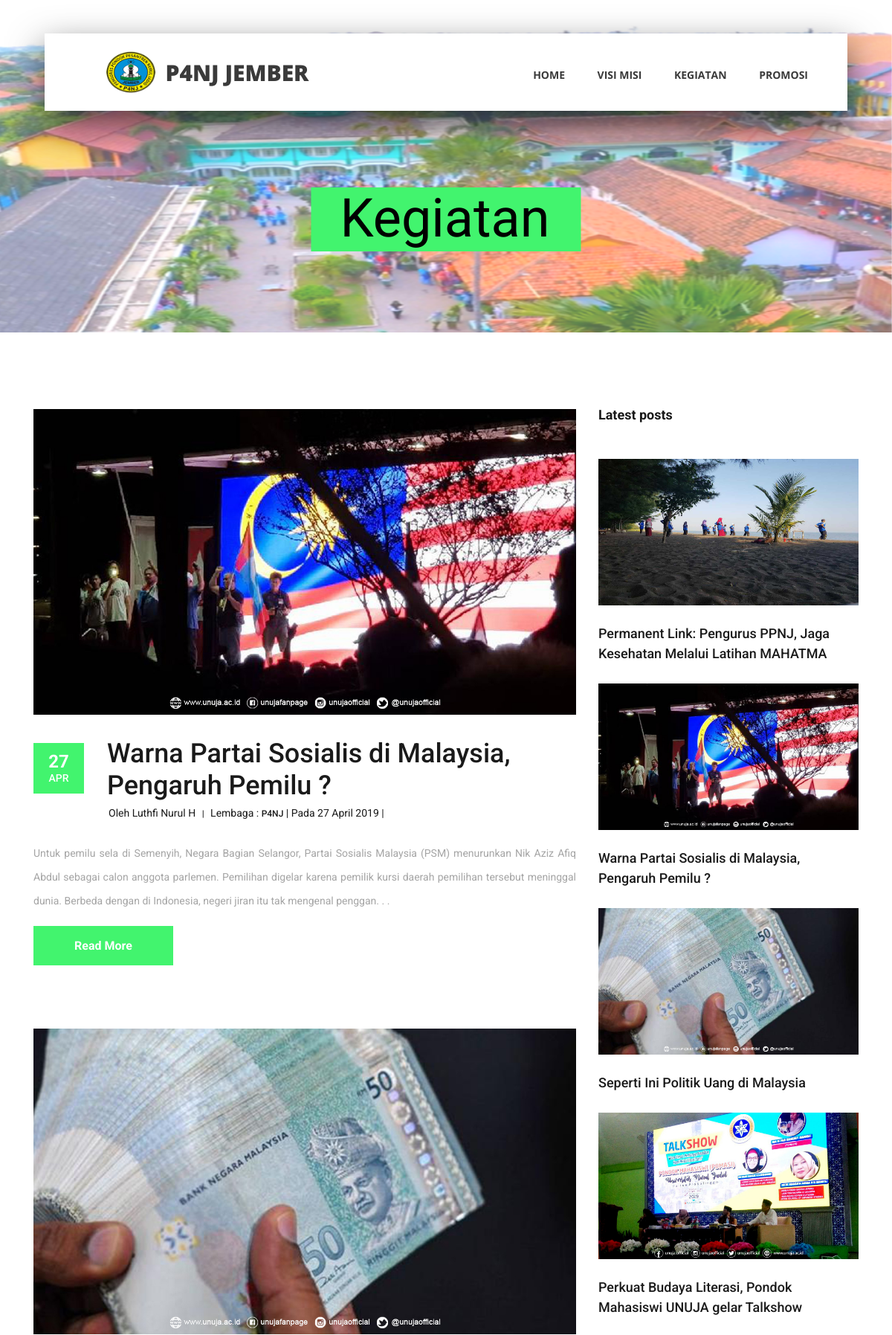
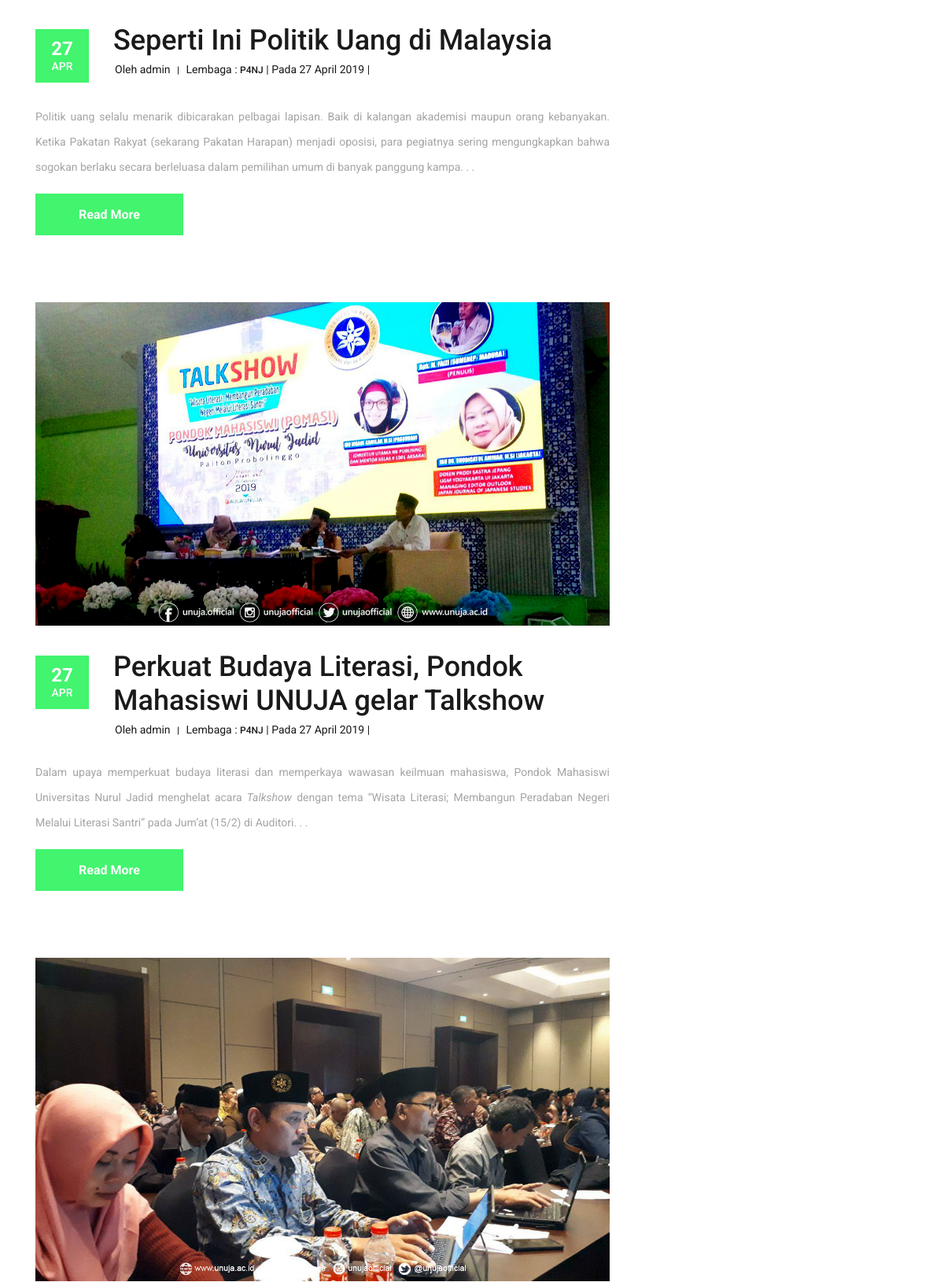
Page /kegiatan/lembaga/2 (upper part) on the committed database (2 pictures, top to bottom).
### tables this page shows
CREATE TABLE `tb_kegiatan` (
  `id_kegiatan` int(11) NOT NULL,
  `judul_kegiatan` varchar(200) NOT NULL,
  `slug` varchar(100) NOT NULL,
  `deskripsi` text NOT NULL,
  `status` varchar(20) NOT NULL,
  `id_lembaga_alumni` int(11) NOT NULL,
  `foto_kegiatan` varchar(100) NOT NULL,
  `jenis_kegiatan` varchar(20) NOT NULL,
  `author` int(11) NOT NULL,
  `tanggal_posting` date NOT NULL
);

CREATE TABLE `tb_alumni` (
  `id_alumni` int(11) NOT NULL,
  `no_ktp` varchar(17) NOT NULL,
  `nama` varchar(20) NOT NULL,
  `id_kecamatan` int(11) NOT NULL,
  `id_desa` int(11) NOT NULL,
  `alamat` varchar(255) NOT NULL,
  `telepon` char(12) NOT NULL,
  `thn_mondok` char(4) NOT NULL,
  `thn_keluar` char(4) NOT NULL,
  `pekerjaan` varchar(20) NOT NULL,
  `bidang_usaha` varchar(20) NOT NULL,
  `akun_fb` varchar(20) NOT NULL,
  `email` varchar(100) NOT NULL,
  `username` varchar(50) NOT NULL,
  `password` varchar(100) NOT NULL,
  `foto` varchar(255) NOT NULL,
  `foto_usaha` varchar(100) NOT NULL
);

CREATE TABLE `tb_lembaga_alumni` (
  `id_lembaga_alumni` int(11) NOT NULL,
  `nama_lembaga` varchar(50) NOT NULL,
  `status` enum('Y','N') NOT NULL,
  `logo` varchar(100) NOT NULL
);

### application/controllers/Kegiatan.php (called while the page is built, shortened)
<?php
class Kegiatan extends CI_Controller
{
	public function lembaga($id, $offset=0)
	{
		$data['title'] = "Kegiatan - P4NJ JEMBER";
		$data['jml_kegiatan'] = $this->App_model->ambil_data_by_id_result('tb_kegiatan','id_lembaga_alumni',$id,'id_kegiatan');
		$jml = count($data['jml_kegiatan']);
		$data['offset']=$offset;
		$config['total_rows'] = $jml;
		$config['base_url'] = base_url()."kegiatan/lembaga/$id";
		$config['per_page'] = 4;
		$config['full_tag_open']="<ul>";
		$config['full_tag_close']="</ul>";
		$config['num_tag_open']="<li class='text-center trans_200' style='background-color: #42f46e'>";
		$config['num_tag_close']="</li>";
		$config['next_tag_open']="<li class='text-center trans_200' style='background-color: #42f46e'>";
		$config['next_tag_close']="</li>";
		$config['prev_tag_open']="<li class='text-center trans_200' style='background-color: #42f46e'>";
		$config['prev_tag_close']="</li>";
		$config['first_tag_open']="<li class='text-center trans_200' style='background-color: #42f46e'>";
		$config['first_tag_close']="</li class='text-center trans_200' style='background-color: #42f46e'>";
		$config['last_tag_open']="<li>";
		$config['last_tag_close']="</li class='text-center trans_200' style='background-color: #42f46e'>";
		$config['cur_tag_open']="<li class='text-center trans_200' style='background-color: #7af442'><a href='#'>";
		$config['cur_tag_close']="</a></li>";
		$this->pagination->initialize($config);
		$data['halaman'] = $this->pagination->create_links();
		$data['kegiatan_id'] = $this->App_model->ambil_data_by_id_with_pagination($config['per_page'],$offset,$id);
		$data['kegiatan'] = $this->App_model->ambil_data_limit_recent('tb_kegiatan','id_kegiatan');
		$this->load->view('halamanutama/Header', $data);
		$this->load->view('halamanutama/KegiatanById', $data);
		$this->load->view('halamanutama/Footer');
	}
}
?>

### index.php (called while the page is built, shortened)
<?php
require_once BASEPATH.'core/CodeIgniter.php';

### application/models/App_model.php (called while the page is built, shortened)
<?php
class App_model extends CI_Model
{
    public function ambil_data_by_id_with_pagination($perpage,$offset,$id)
    {
        $query = $this->db->select('*')
                          ->from('tb_kegiatan')
                          ->join('tb_lembaga_alumni','tb_kegiatan.id_lembaga_alumni = tb_lembaga_alumni.id_lembaga_alumni')
                          ->where('tb_kegiatan.id_lembaga_alumni', $id)
                          ->order_by('id_kegiatan', 'DESC')
                          ->get('',$perpage,$offset)->result_array();
        return $query;
    }
    public function ambil_data_limit_recent($table, $params)
    {
        return $this->db->order_by($params, 'DESC')->limit(4)->get($table)->result_array();
    }
    public function ambil_data_by_id_result($table, $field, $id, $order)
    {
    	return $this->db->order_by($order, 'DESC')->get_where($table, array($field => $id))->result_array();
    }
}
 ?>

### application/views/halamanutama/KegiatanById.php (the view, shortened to what this page needs)
<div class="news">
	<div class="container">
		<div class="row">
			<div class="col-lg-8">
				<div class="news_posts">
					<?php
					foreach ($kegiatan_id as $k) {
						if ($k['author'] == 0) {
							$ad = $this->db->query("SELECT * FROM administrator WHERE id = '1'")->row_array();
						} else {
							$ad = $this->db->query("SELECT * FROM tb_alumni WHERE id_alumni = '$k[author]'")->row_array();
						}
						?>
						<div class="news_post">
							<div class="news_post_image">
								<img src="<?=base_url()?>assets/foto/kegiatan/<?=$k['foto_kegiatan']?>" alt="">
							</div>
							<div class="news_post_top d-flex flex-column flex-sm-row">
								<div class="news_post_date_container">
									<div class="news_post_date d-flex flex-column align-items-center justify-content-center" style="background-color: #42f46e">
										<div><?=substr($k['tanggal_posting'],8,2)?></div>
										<div><?=substr(date('F', strtotime($k['tanggal_posting'])),0 ,3)?></div>
									</div>
								</div>
								<div class="news_post_title_container">
									<div class="news_post_title">
										<a href="<?=base_url()?>kegiatan/detail/<?=$k['slug']?>"><?=$k['judul_kegiatan']?></a>
									</div>
									<div class="news_post_meta">
										<span class="news_post_author">Oleh
											<?php
												if ($k['author'] == 0) {
													echo $ad['username'];
												} else {
													$adm = $this->db->query("SELECT * FROM tb_alumni WHERE id_alumni = '$k[author]'")->row_array();
													if (count($adm) > 0) {
														$ad = $this->db->query("SELECT * FROM tb_alumni WHERE id_alumni = '$k[author]'")->row_array();
														echo $ad['nama'];
													} else {
														$ad = $this->db->query("SELECT * FROM anggota_fks WHERE nis = '$k[author]'")->row_array();
														echo $ad['nama'];
													}
												}
											?>
										</span>
										<span>|</span>
										<span class="news_post_comments">Lembaga : <a href="<?=base_url()?>kegiatan/lembaga/<?=$k['id_lembaga_alumni']?>"><?=$k['nama_lembaga']?></a></span>
										<span>|</span>
										<span class="news_post_author">Pada <?=date('d F Y', strtotime($k['tanggal_posting']))?></span>
										<span>|</span>
									</div>
								</div>
							</div>
							<div class="news_post_text" style="text-align: justify;">
								<p><?=substr($k['deskripsi'],0,300). '. . .'?></p>
							</div>
							<div class="news_post_button text-center trans_200" style="background-color: #42f46e">
								<a href="<?=base_url()?>kegiatan/detail/<?=$k['slug']?>">Read More</a>
							</div>
						</div>
					<?php } ?>
				</div>
			</div>
			<div class="col-lg-4">
				<div class="sidebar">
					<div class="sidebar_section">
						<div class="sidebar_section_title">
							<h3>Latest posts</h3>
						</div>
						<div class="latest_posts">
							<?php
							foreach ($kegiatan as $k) { ?>
								<div class="latest_post">
									<div class="latest_post_image">
										<img src="<?=base_url()?>assets/foto/kegiatan/<?=$k['foto_kegiatan']?>" alt="">
									</div>
									<div class="latest_post_title"><a href="<?=base_url()?>kegiatan/detail/<?=$k['slug']?>"><?=$k['judul_kegiatan']?></a></div>
								</div>
							<?php } ?>
						</div>
					</div>
				</div>
			</div>
		</div>
	</div>
</div>

### assets/homeassets/styles/elements_styles.css (style rules this page uses)
* { margin: 0; padding: 0; -webkit-font-smoothing: antialiased; -webkit-text-shadow: rgba(0,0,0,.01) 0 0 1px; text-shadow: rgba(0,0,0,.01) 0 0 1px; }
body { font-family: 'Roboto', sans-serif; font-size: 14px; font-weight: 400; background: #FFFFFF; color: #a5a5a5; }
div { display: block; position: relative; -webkit-box-sizing: border-box; -moz-box-sizing: border-box; box-sizing: border-box; }
p { font-family: 'Roboto', sans-serif; font-size: 14px; line-height: 2.29; font-weight: 400; color: #a5a5a5; -webkit-font-smoothing: antialiased; -webkit-text-shadow: rgba(0,0,0,.01) 0 0 1px; text-shadow: rgba(0,0,0,.01) 0 0 1px; }
a, a:hover, a:visited, a:active, a:link { text-decoration: none; -webkit-font-smoothing: antialiased; -webkit-text-shadow: rgba(0,0,0,.01) 0 0 1px; text-shadow: rgba(0,0,0,.01) 0 0 1px; }
h3 { font-size: 18px; }
h1, h2, h3, h4, h5, h6 { font-family: 'Roboto', sans-serif; -webkit-font-smoothing: antialiased; -webkit-text-shadow: rgba(0,0,0,.01) 0 0 1px; text-shadow: rgba(0,0,0,.01) 0 0 1px; }
.trans_200 { -webkit-transition: all 200ms ease; -moz-transition: all 200ms ease; -ms-transition: all 200ms ease; -o-transition: all 200ms ease; transition: all 200ms ease; }

### assets/homeassets/styles/news_post_styles.css (style rules this page uses)
* { margin: 0; padding: 0; -webkit-font-smoothing: antialiased; -webkit-text-shadow: rgba(0,0,0,.01) 0 0 1px; text-shadow: rgba(0,0,0,.01) 0 0 1px; }
body { font-family: 'Roboto', sans-serif; font-size: 14px; font-weight: 400; background: #FFFFFF; color: #a5a5a5; }
div { display: block; position: relative; -webkit-box-sizing: border-box; -moz-box-sizing: border-box; box-sizing: border-box; }
p { font-family: 'Roboto', sans-serif; font-size: 14px; line-height: 2.29; font-weight: 400; color: #a5a5a5; -webkit-font-smoothing: antialiased; -webkit-text-shadow: rgba(0,0,0,.01) 0 0 1px; text-shadow: rgba(0,0,0,.01) 0 0 1px; }
a, a:hover, a:visited, a:active, a:link { text-decoration: none; -webkit-font-smoothing: antialiased; -webkit-text-shadow: rgba(0,0,0,.01) 0 0 1px; text-shadow: rgba(0,0,0,.01) 0 0 1px; }
h3 { font-size: 18px; }
h1, h2, h3, h4, h5, h6 { font-family: 'Roboto', sans-serif; -webkit-font-smoothing: antialiased; -webkit-text-shadow: rgba(0,0,0,.01) 0 0 1px; text-shadow: rgba(0,0,0,.01) 0 0 1px; }
.trans_200 { -webkit-transition: all 200ms ease; -moz-transition: all 200ms ease; -ms-transition: all 200ms ease; -o-transition: all 200ms ease; transition: all 200ms ease; }
.news { width: 100%; padding-top: 103px; padding-bottom: 118px; }
.news_post_image { width: 100%; }
.news_post_image img { width: 100%; height: auto; }
.news_post_top { margin-top: 38px; }
.news_post_date { width: 68px; height: 68px; background: #ffb606; }
.news_post_date div:first-child { font-size: 24px; font-weight: 700; color: #FFFFFF; line-height: 1; }
.news_post_date div:last-child { font-size: 14px; font-weight: 500; text-transform: uppercase; color: #FFFFFF; line-height: 1; margin-top: 3px; }
.news_post_title_container { padding-left: 31px; margin-top: -7px; }
.news_post_title a { font-size: 36px; font-weight: 500; line-height: 1.2; color: #1a1a1a; }
.news_post_meta { color: #1a1a1a; margin-top: 5px; padding-left: 2px; }
.news_post_comments a { font-size: 12px; font-weight: 500; color: #1a1a1a; line-height: 1; }
.news_post_meta span:nth-child(2) { font-size: 12px; font-weight: 500; color: #1a1a1a; margin-left: 5px; margin-right: 5px; }
.news_post_text { margin-top: 27px; }
.news_post_comments { margin-top: 67px; }
.sidebar { width: 100%; }
.sidebar_section { margin-top: 48px; }
.sidebar_section:first-child { margin-top: 0px; }
.sidebar_section_title { margin-top: -1px; }
.sidebar_section_title h3 { color: #1a1a1a; line-height: 1; font-weight: 700; }
.latest_posts { margin-top: 50px; }
.latest_post { margin-bottom: 27px; }
.latest_post:last-child { margin-bottom: 0px; }
.latest_post_image { width: 100%; }
.latest_post_image img { width: 100%; height: auto; }
.latest_post_title { margin-top: 24px; }
.latest_post_title a { font-size: 18px; font-weight: 500; color: #1a1a1a; }

### rows in the picture
tb_kegiatan: foto_kegiatan (picture), tanggal_posting "27", tanggal_posting "APR", judul_kegiatan "Warna Partai Sosialis di Malaysia, Pengaruh Pemilu ?", tb_alumni.nama "Luthfi Nurul H", id_lembaga_alumni.nama_lembaga "P4NJ", tanggal_posting "27 April 2019", deskripsi "Untuk pemilu sela di Semenyih, Negara Bagian Selangor, Partai Sosialis Malaysia (PSM) menurunkan Nik Aziz Afiq Abdul sebagai calon anggota parlemen. Pemilihan digelar karena pemilik kursi daerah pemilihan tersebut meninggal dunia. Berbeda dengan di Indonesia, negeri jiran itu tak mengenal penggan"
tb_kegiatan: foto_kegiatan (picture), tanggal_posting "27", tanggal_posting "APR", judul_kegiatan "Seperti Ini Politik Uang di Malaysia", administrator.username "admin", id_lembaga_alumni.nama_lembaga "P4NJ", tanggal_posting "27 April 2019", deskripsi "Politik uang selalu menarik dibicarakan pelbagai lapisan. Baik di kalangan akademisi maupun orang kebanyakan. Ketika Pakatan Rakyat (sekarang Pakatan Harapan) menjadi oposisi, para pegiatnya sering mengungkapkan bahwa sogokan berlaku secara berleluasa dalam pemilihan umum di banyak panggung kampa"
tb_kegiatan: foto_kegiatan (picture), tanggal_posting "27", tanggal_posting "APR", judul_kegiatan "Perkuat Budaya Literasi, Pondok Mahasiswi UNUJA gelar Talkshow", administrator.username "admin", id_lembaga_alumni.nama_lembaga "P4NJ", tanggal_posting "27 April 2019", deskripsi "Dalam upaya memperkuat budaya literasi dan memperkaya wawasan keilmuan mahasiswa, Pondok Mahasiswi Universitas Nurul Jadid menghelat acara Talkshow dengan tema “Wisata Literasi; Membangun Peradaban Negeri Melalui Literasi Santri” pada Jum’at (15/2) di Auditori"
tb_kegiatan: foto_kegiatan (picture)
tb_kegiatan: foto_kegiatan (picture), judul_kegiatan "Permanent Link: Pengurus PPNJ, Jaga Kesehatan Melalui Latihan MAHATMA"
